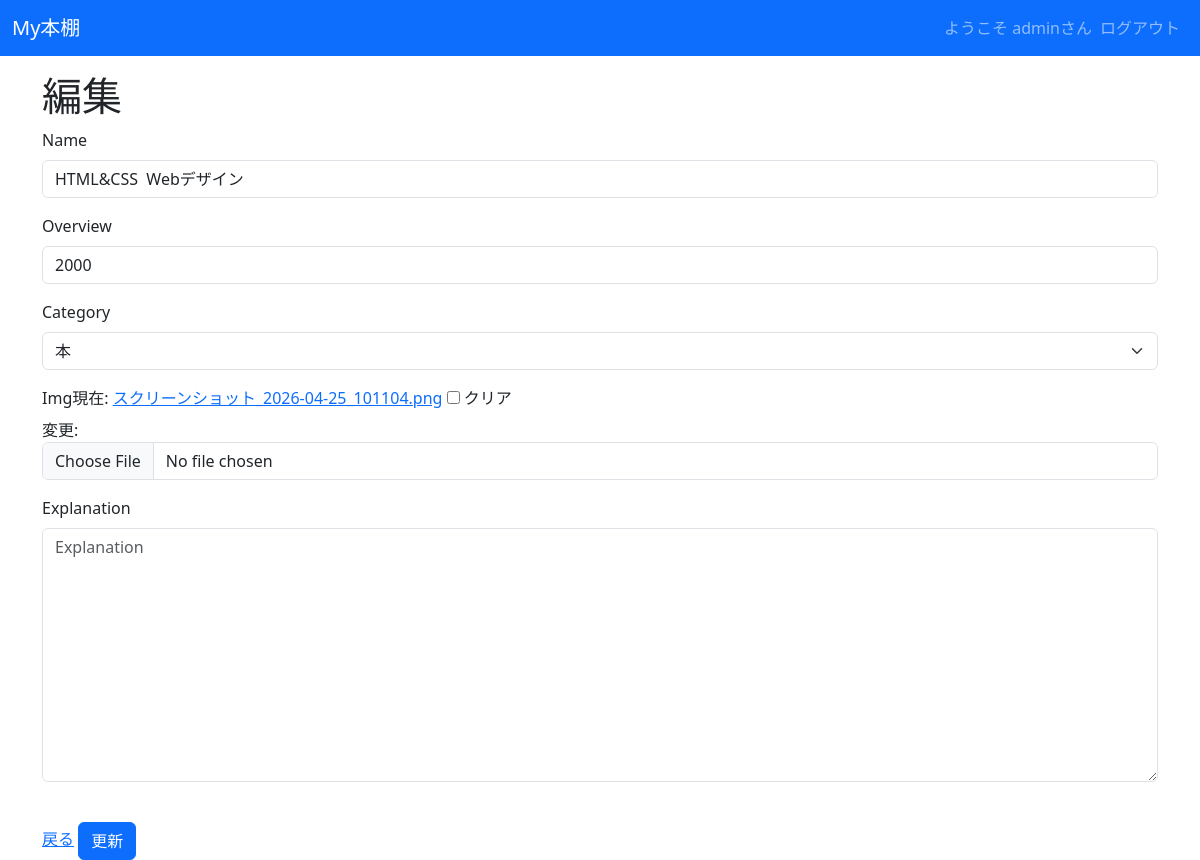
The app's page /crud/edit/9 (signed in), older data.
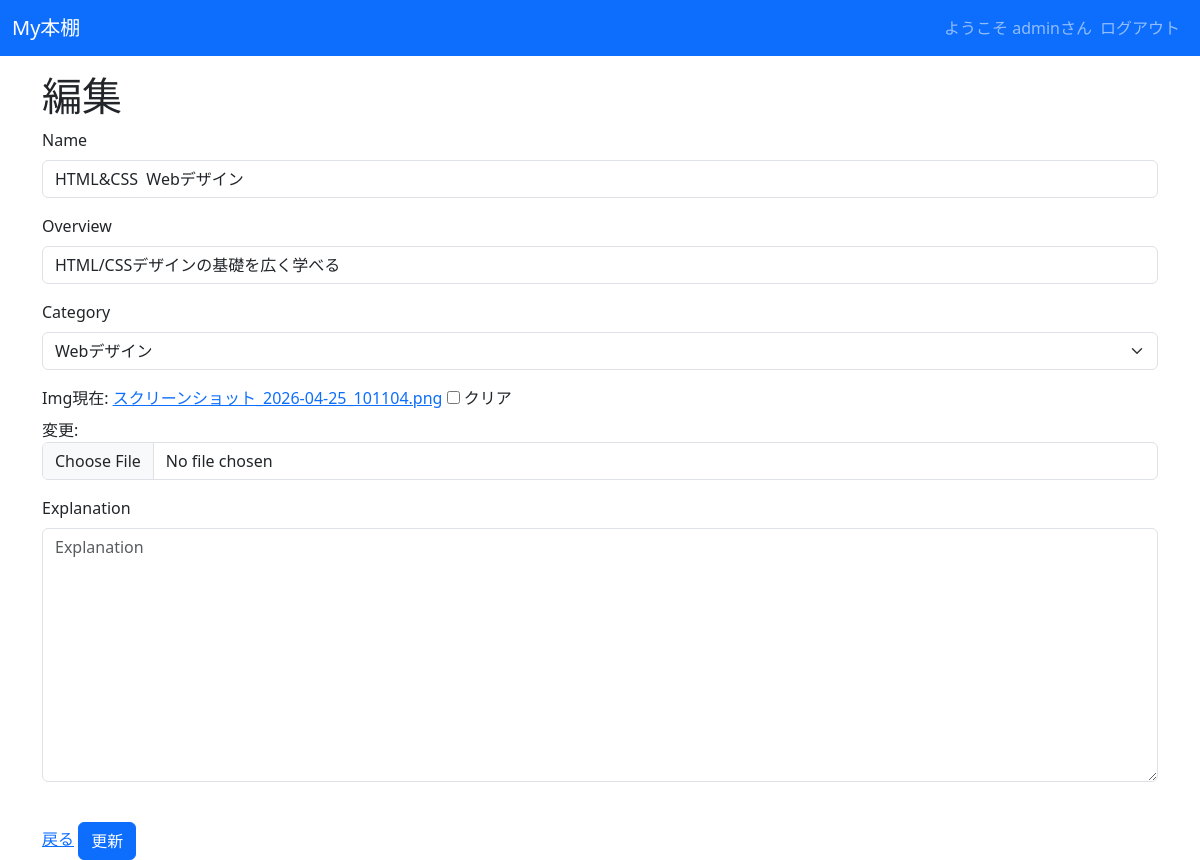
The same page, newer data.
### crud/models.py (models this page shows, shortened)
class Product(models.Model):
    name=models.CharField(max_length=200)
    overview=models.CharField(max_length=200,db_column='price')
    category=models.ForeignKey(Category,on_delete=models.CASCADE, db_column="category_id")
    img=models.ImageField(blank=True,default='noImage.png')
    explanation = models.TextField(blank=True, null=True)

class Category(models.Model):
    name=models.CharField(max_length=200)
    def __str__(self):
        return self.name

### crud/views.py (the view, shortened to what this page needs)
# urls.py: path('crud/edit/<int:pk>',views.ProductUpdateView.as_view(),name="edit"),
class ProductUpdateView(LoginRequiredMixin,UpdateView):
    model=Product
    fields='__all__'
    template_name_suffix = '_update_form'

### crud/templates/crud/product_update_form.html (shortened to what this page needs)
{% extends "base.html" %}
{% load django_bootstrap5 %}
{% block content %}
<h1>編集</h1>
<form method="post" enctype="multipart/form-data">
    {% bootstrap_form form %}
    <br>
    <a href="{% url 'list' %}">戻る</a>
    <input type="submit" class="btn btn-primary" value="更新">
</form>
{% endblock %}

Row changes from the older to the newer data that the page shows:
changed Product "HTML&CSS Webデザイン": category "本" → "Webデザイン"
Text that changed along with them:
form field overview: "2000" → "HTML/CSSデザインの基礎を広く学べる"
